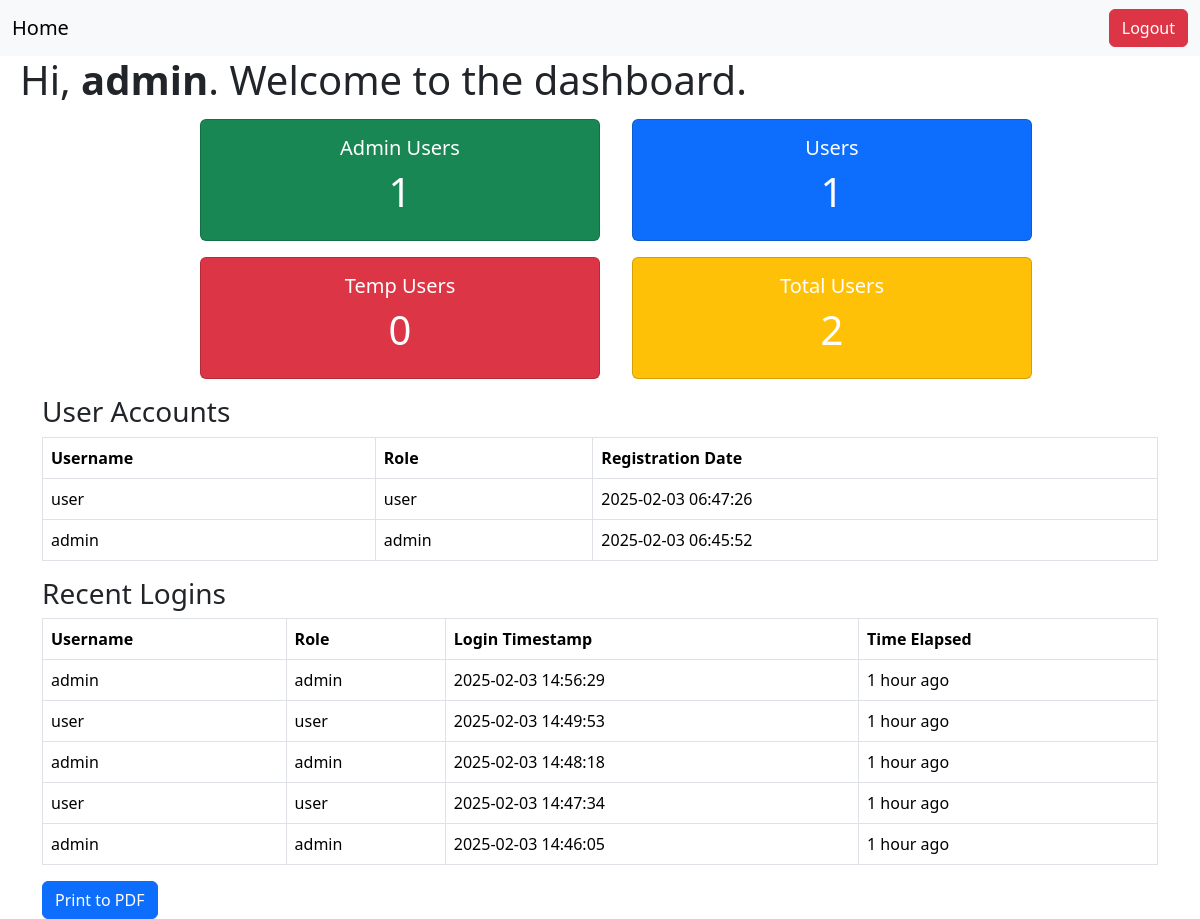
Page /admin/dashboard.php (signed in) on the committed database.
### tables this page shows
CREATE TABLE `users` (
  `id` int(11) NOT NULL,
  `username` varchar(50) NOT NULL,
  `password` varchar(255) NOT NULL,
  `user_type` enum('admin','user') NOT NULL DEFAULT 'user',
  `last_login` datetime DEFAULT NULL,
  `created_at` timestamp NOT NULL DEFAULT current_timestamp()
);

### admin/dashboard.php (the view, shortened to what this page needs)
<?php
require_once "../db/config.php";
function getUserStatistics($pdo) {
    $stats = [
        "admin" => 0,
        "user" => 0,
        "temp-user" => 0,
        "total" => 0
    ];
    $sql = "SELECT user_type, COUNT(*) as count FROM users GROUP BY user_type";
    if ($stmt = $pdo->prepare($sql)) {
        if ($stmt->execute()) {
            while ($row = $stmt->fetch(PDO::FETCH_ASSOC)) {
                $stats[$row["user_type"]] = $row["count"];
            }
        }
    }
    $stats["total"] = array_sum($stats);
    return $stats;
}
$userStats = getUserStatistics($pdo);
$userAccounts = [];
$sql = "SELECT username, user_type, created_at FROM users ORDER BY created_at DESC";
if ($stmt = $pdo->prepare($sql)) {
    if ($stmt->execute()) {
        $userAccounts = $stmt->fetchAll(PDO::FETCH_ASSOC);
    }
}
$recentLogins = [];
$sql = "SELECT u.username, u.user_type, l.login_time FROM login_logs l JOIN users u ON l.user_id = u.id ORDER BY l.login_time DESC LIMIT 10";
if ($stmt = $pdo->prepare($sql)) {
    if ($stmt->execute()) {
        $recentLogins = $stmt->fetchAll(PDO::FETCH_ASSOC);
    }
}
?>
<!DOCTYPE html>
<html lang="en">
<head>
    <link href="https://cdn.jsdelivr.net/npm/bootstrap@5.3.3/dist/css/bootstrap.min.css" rel="stylesheet">
</head>
<body>
    <nav class="navbar navbar-expand-lg bg-body-tertiary">
        <div class="container-fluid">
            <a class="navbar-brand" href="dashboard.php">Home</a>
            <div class="collapse navbar-collapse" id="navbarSupportedContent">
                <form class="d-flex" role="search">
                    <a href="../logout.php" class="btn btn-danger">Logout</a>
                </form>
            </div>
        </div>
    </nav>
    <h1 style="margin-left:20px">Hi, <b><?php echo htmlspecialchars($_SESSION["username"]); ?></b>. Welcome to the dashboard.</h1>
    <div class="flex-container">
        <div class="card text-bg-success mb-3">
            <div class="card-body">
                <h5 class="card-title">Admin Users</h5>
                <h1 id="totalAdmins"><?php echo $userStats['admin']; ?></h1>
            </div>
        </div>
        <div class="card text-bg-primary mb-3">
            <div class="card-body">
                <h5 class="card-title">Users</h5>
                <h1 id="totalUsers"><?php echo $userStats['user']; ?></h1>
            </div>
        </div>
        <div class="card text-bg-danger text-white mb-3">
            <div class="card-body">
                <h5 class="card-title">Temp Users</h5>
                <h1 id="totalTempUsers"><?php echo $userStats['temp-user']; ?></h1>
            </div>
        </div>
        <div class="card text-bg-warning text-white mb-3">
            <div class="card-body">
                <h5 class="card-title">Total Users</h5>
                <h1 id="totalAllUsers"><?php echo $userStats['total']; ?></h1>
            </div>
        </div>
    </div>
    <div class="container">
        <h3>User Accounts</h3>
        <table class="table table-bordered">
            <thead>
                <tr>
                    <th>Username</th>
                    <th>Role</th>
                    <th>Registration Date</th>
                </tr>
            </thead>
            <tbody>
                <?php foreach ($userAccounts as $user): ?>
                <tr>
                    <td><?php echo htmlspecialchars($user['username']); ?></td>
                    <td><?php echo htmlspecialchars($user['user_type']); ?></td>
                    <td><?php echo date("Y-m-d H:i:s", strtotime($user['created_at'])); ?></td>
                </tr>
                <?php endforeach; ?>
            </tbody>
        </table>
        <h3>Recent Logins</h3>
        <table class="table table-bordered" id="recentLoginsTable">
            <thead>
                <tr>
                    <th>Username</th>
                    <th>Role</th>
                    <th>Login Timestamp</th>
                    <th>Time Elapsed</th>
                </tr>
            </thead>
            <tbody>
                <?php foreach ($recentLogins as $login): ?>
                <tr data-login-time="<?php echo htmlspecialchars($login['login_time']); ?>">
                    <td><?php echo htmlspecialchars($login['username']); ?></td>
                    <td><?php echo htmlspecialchars($login['user_type']); ?></td>
                    <td><?php echo date("Y-m-d H:i:s", strtotime($login['login_time'])); ?></td>
                    <td class="time-elapsed"></td>
                </tr>
                <?php endforeach; ?>
            </tbody>
        </table>
        <button class="btn btn-primary" onclick="printToPDF()">Print to PDF</button>
    </div>
</body>
</html>

### admin/dashboard.php (style rules this page uses)
.flex-container { display: flex; flex-direction: wrap; flex-wrap: wrap; justify-content: center; margin-top: 15px; }
.flex-container > div { background-color: #f1f1f1; width: 400px; margin-left: 2rem; text-align: center; }

### rows in the picture
users: username "user", user_type "user", created_at "2025-02-03 06:47:26"
users: username "admin", user_type "admin", created_at "2025-02-03 06:45:52"

### other values in the picture
$_SESSION["username"] "admin"
$userStats['admin'] "1"
$userStats['user'] "1"
$userStats['temp-user'] "0"
$userStats['total'] "2"
$login['username'] "admin"
$login['user_type'] "admin"
date("Y-m-d H:i:s", strtotime($login['login_time'])) "2025-02-03 14:56:29"
$login['username'] "user"
$login['user_type'] "user"
date("Y-m-d H:i:s", strtotime($login['login_time'])) "2025-02-03 14:49:53"
date("Y-m-d H:i:s", strtotime($login['login_time'])) "2025-02-03 14:48:18"
date("Y-m-d H:i:s", strtotime($login['login_time'])) "2025-02-03 14:47:34"
date("Y-m-d H:i:s", strtotime($login['login_time'])) "2025-02-03 14:46:05"
